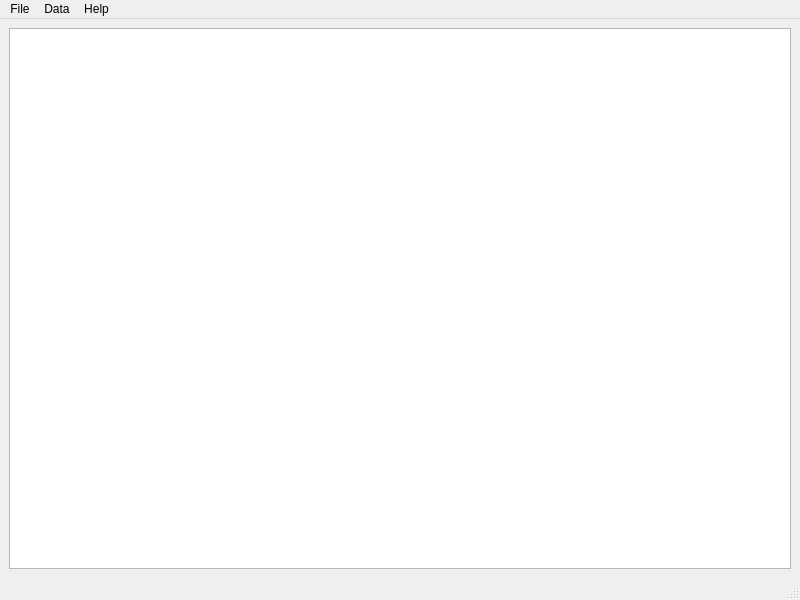
<?xml version="1.0" encoding="UTF-8"?>
<ui version="4.0">
 <class>MainWindow</class>
 <widget class="QMainWindow" name="MainWindow">
  <property name="geometry">
   <rect>
    <x>0</x>
    <y>0</y>
    <width>800</width>
    <height>600</height>
   </rect>
  </property>
  <property name="windowTitle">
   <string>MainWindow</string>
  </property>
  <widget class="QWidget" name="centralwidget">
   <layout class="QVBoxLayout" name="verticalLayout">
    <item>
     <widget class="QTableWidget" name="tableWidgetMain"/>
    </item>
   </layout>
  </widget>
  <widget class="QMenuBar" name="menubar">
   <property name="geometry">
    <rect>
     <x>0</x>
     <y>0</y>
     <width>800</width>
     <height>25</height>
    </rect>
   </property>
   <widget class="QMenu" name="menuFile">
    <property name="title">
     <string>File</string>
    </property>
   </widget>
   <widget class="QMenu" name="menuData">
    <property name="title">
     <string>Data</string>
    </property>
    <addaction name="actionAdd"/>
    <addaction name="actionDelete"/>
   </widget>
   <widget class="QMenu" name="menuHelp">
    <property name="title">
     <string>Help</string>
    </property>
   </widget>
   <addaction name="menuFile"/>
   <addaction name="menuData"/>
   <addaction name="menuHelp"/>
  </widget>
  <widget class="QStatusBar" name="statusbar"/>
  <action name="actionAdd">
   <property name="text">
    <string>Add...</string>
   </property>
  </action>
  <action name="actionDelete">
   <property name="text">
    <string>Delete...</string>
   </property>
  </action>
 </widget>
 <resources/>
 <connections/>
</ui>
